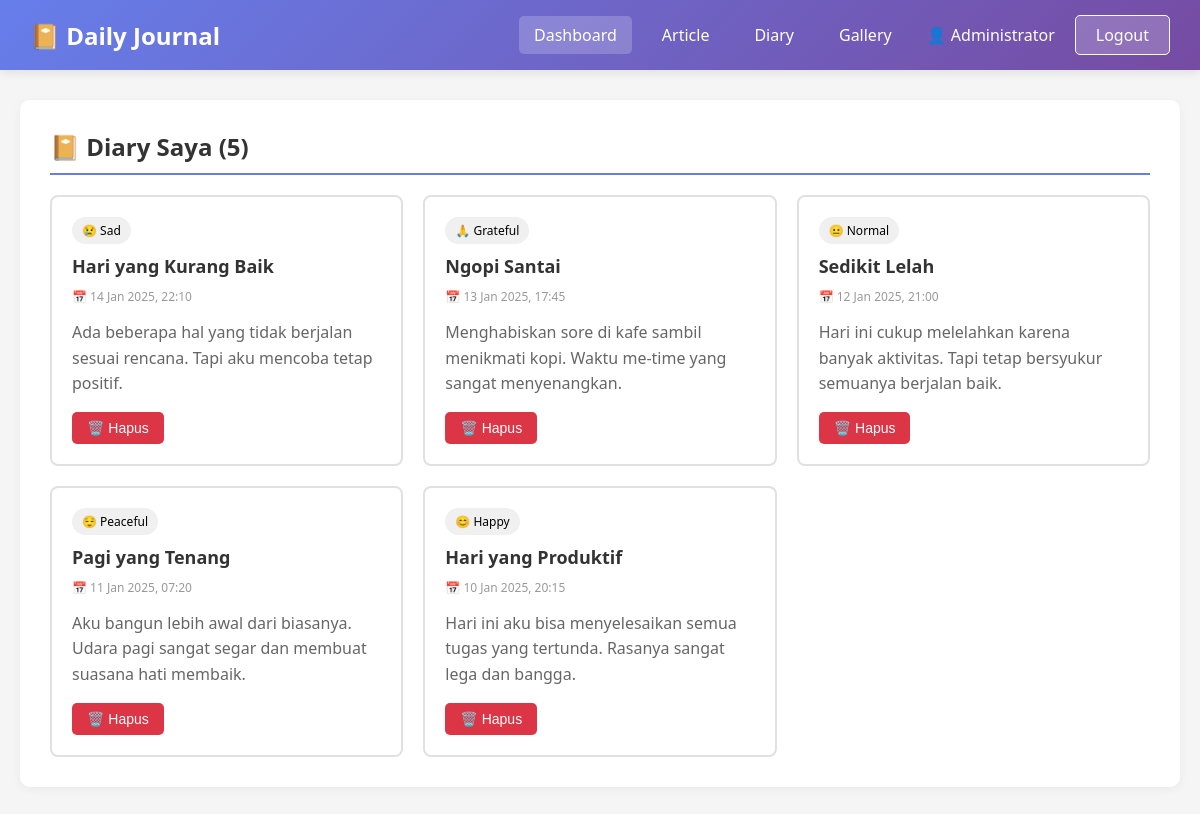
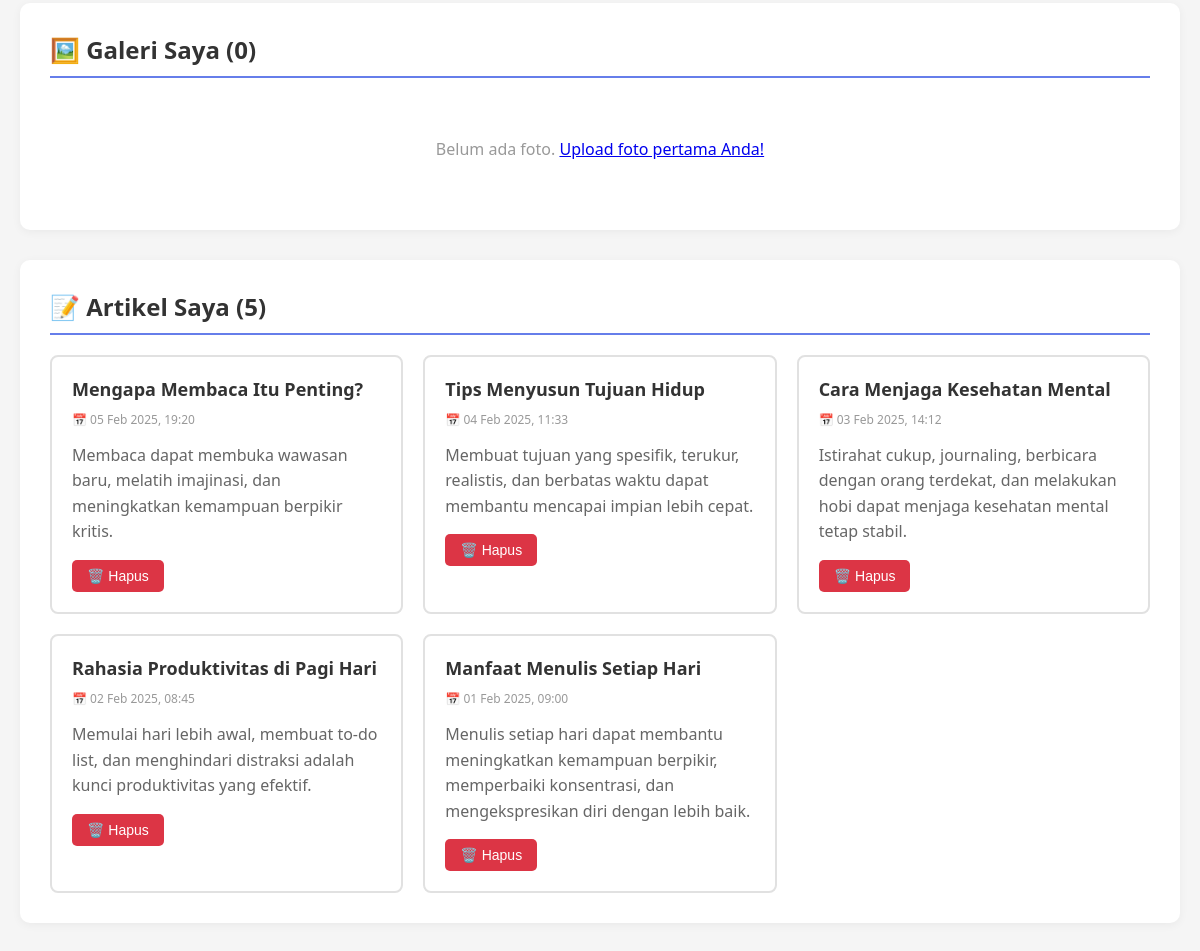
/dashboard.php (signed in), run on the app's committed database (2 pictures, top to bottom).
### tables this page shows
CREATE TABLE diary (
    id INT PRIMARY KEY AUTO_INCREMENT,
    user_id INT NOT NULL,
    title VARCHAR(255) NOT NULL,
    content TEXT NOT NULL,
    mood VARCHAR(50) DEFAULT 'Normal',
    created_at TIMESTAMP DEFAULT CURRENT_TIMESTAMP,
    FOREIGN KEY (user_id) REFERENCES users(id) ON DELETE CASCADE,
    INDEX idx_user_id (user_id),
    INDEX idx_created_at (created_at)
);

CREATE TABLE articles (
    id INT PRIMARY KEY AUTO_INCREMENT,
    user_id INT NOT NULL,
    title VARCHAR(255) NOT NULL,
    content TEXT NOT NULL,
    category VARCHAR(50) DEFAULT NULL,
    created_at TIMESTAMP DEFAULT CURRENT_TIMESTAMP,
    updated_at TIMESTAMP DEFAULT CURRENT_TIMESTAMP ON UPDATE CURRENT_TIMESTAMP,
    FOREIGN KEY (user_id) REFERENCES users(id) ON DELETE CASCADE,
    INDEX idx_user_id (user_id),
    INDEX idx_created_at (created_at)
);

### dashboard.php (the view, shortened to what this page needs)
<?php
require_once 'koneksi.php';
$user_id = $_SESSION['user_id'];
$full_name = $_SESSION['full_name'];
$diaries = [];
$stmt = $conn->prepare("SELECT id, title, content, mood, created_at FROM diary WHERE user_id = ? ORDER BY created_at DESC");
if ($stmt) {
    $stmt->bind_param("i", $user_id);
    $stmt->execute();
    $result = $stmt->get_result();
    $diaries = $result->fetch_all(MYSQLI_ASSOC);
}
$galleries = [];
$stmt = $conn->prepare("SELECT id, title, description, image_path, upload_date as created_at FROM gallery WHERE user_id = ? ORDER BY upload_date DESC");
if ($stmt) {
    $stmt->bind_param("i", $user_id);
    $stmt->execute();
    $result = $stmt->get_result();
    $galleries = $result->fetch_all(MYSQLI_ASSOC);
}
$articles = [];
$stmt = $conn->prepare("SELECT id, title, content, created_at, updated_at FROM articles WHERE user_id = ? ORDER BY created_at DESC");
if ($stmt) {
    $stmt->bind_param("i", $user_id);
    $stmt->execute();
    $result = $stmt->get_result();
    $articles = $result->fetch_all(MYSQLI_ASSOC);
}
function getMoodEmoji($mood) {
    $moods = [
        'Happy' => '😊',
        'Sad' => '😢',
        'Excited' => '🤩',
        'Angry' => '😠',
        'Normal' => '😐',
        'Grateful' => '🙏',
        'Anxious' => '😰',
        'Peaceful' => '😌'
    ];
    return $moods[$mood] ?? '😊';
}
?>
<!DOCTYPE html>
<html lang="id">
<head>
    <link rel="stylesheet" href="https://cdn.jsdelivr.net/npm/bootstrap-icons@1.11.1/font/bootstrap-icons.css">
</head>
<body>
    <div class="navbar">
        <h1>📔 Daily Journal</h1>
        <div class="navbar-right">
            <div class="nav-menu">
                <a href="dashboard.php" class="active">Dashboard</a>
                <a href="article.php">Article</a>
                <a href="diary.php">Diary</a>
                <a href="gallery.php">Gallery</a>
            </div>
            <div class="user-info">
                <span>👤 <?php echo htmlspecialchars($full_name); ?></span>
            </div>
            <a href="logout.php" class="btn-logout">Logout</a>
        </div>
    </div>
    <div class="container">
        <div class="section">
            <h2>📔 Diary Saya (<?php echo count($diaries); ?>)</h2>
            <?php if (empty($diaries)): ?>
            <div class="empty-state">
                <p>Belum ada diary. <a href="diary.php">Buat diary pertama Anda!</a></p>
            </div>
            <?php else: ?>
            <div class="content-grid">
                <?php foreach ($diaries as $diary): ?>
                <div class="content-card">
                    <div class="mood-badge"><?php echo getMoodEmoji($diary['mood']); ?> <?php echo htmlspecialchars($diary['mood']); ?></div>
                    <h3><?php echo htmlspecialchars($diary['title']); ?></h3>
                    <div class="content-meta">
                        📅 <?php echo date('d M Y, H:i', strtotime($diary['created_at'])); ?>
                    </div>
                    <p><?php echo nl2br(htmlspecialchars(substr($diary['content'], 0, 150))); ?><?php echo strlen($diary['content']) > 150 ? '...' : ''; ?></p>
                    <form method="POST" action="" style="display: inline;" onsubmit="return confirm('Yakin ingin menghapus diary ini?');">
                        <button type="submit" class="btn-delete">🗑️ Hapus</button>
                    </form>
                </div>
                <?php endforeach; ?>
            </div>
            <?php endif; ?>
        </div>
        <div class="section">
            <h2>🖼️ Galeri Saya (<?php echo count($galleries); ?>)</h2>
            <?php if (empty($galleries)): ?>
            <div class="empty-state">
                <p>Belum ada foto. <a href="gallery.php">Upload foto pertama Anda!</a></p>
            </div>
            <?php endif; ?>
        </div>
        <div class="section">
            <h2>📝 Artikel Saya (<?php echo count($articles); ?>)</h2>
            <?php if (empty($articles)): ?>
            <div class="empty-state">
                <p>Belum ada artikel. <a href="article.php">Buat artikel pertama Anda!</a></p>
            </div>
            <?php else: ?>
            <div class="content-grid">
                <?php foreach ($articles as $article): ?>
                <div class="content-card">
                    <h3><?php echo htmlspecialchars($article['title']); ?></h3>
                    <div class="content-meta">
                        📅 <?php echo date('d M Y, H:i', strtotime($article['created_at'])); ?>
                    </div>
                    <p><?php echo nl2br(htmlspecialchars(substr($article['content'], 0, 150))); ?><?php echo strlen($article['content']) > 150 ? '...' : ''; ?></p>
                    <form method="POST" action="" style="display: inline;" onsubmit="return confirm('Yakin ingin menghapus artikel ini?');">
                        <button type="submit" class="btn-delete">🗑️ Hapus</button>
                    </form>
                </div>
                <?php endforeach; ?>
            </div>
            <?php endif; ?>
        </div>
    </div>
</body>
</html>

### dashboard.php (style rules this page uses)
* { margin: 0; padding: 0; box-sizing: border-box; }
body { font-family: 'Segoe UI', Tahoma, Geneva, Verdana, sans-serif; background: #f5f5f5; }
.navbar { background: linear-gradient(135deg, #667eea 0%, #764ba2 100%); color: white; padding: 15px 30px; display: flex; justify-content: space-between; align-items: center; box-shadow: 0 2px 10px rgba(0, 0, 0, 0.1); }
.navbar h1 { font-size: 24px; }
.navbar-right { display: flex; align-items: center; gap: 20px; }
.nav-menu { display: flex; gap: 15px; }
.nav-menu a { color: white; text-decoration: none; padding: 8px 15px; border-radius: 5px; transition: background 0.3s; }
.nav-menu a:hover, .nav-menu a.active { background: rgba(255, 255, 255, 0.2); }
.user-info { display: flex; align-items: center; gap: 10px; }
.btn-logout { background: rgba(255, 255, 255, 0.2); color: white; padding: 8px 20px; border: 1px solid white; border-radius: 5px; text-decoration: none; transition: background 0.3s; }
.container { max-width: 1200px; margin: 30px auto; padding: 0 20px; }
.section { background: white; padding: 30px; border-radius: 10px; box-shadow: 0 2px 10px rgba(0, 0, 0, 0.05); margin-bottom: 30px; }
.section h2 { color: #333; margin-bottom: 20px; padding-bottom: 10px; border-bottom: 2px solid #667eea; }
.content-grid { display: grid; grid-template-columns: repeat(auto-fill, minmax(300px, 1fr)); gap: 20px; margin-top: 20px; }
.content-card { background: white; border: 2px solid #e1e1e1; border-radius: 8px; padding: 20px; transition: transform 0.2s, box-shadow 0.2s; }
.content-card h3 { color: #333; margin-bottom: 10px; font-size: 18px; }
.content-card p { color: #666; line-height: 1.6; margin-bottom: 15px; }
.content-meta { font-size: 12px; color: #999; margin-bottom: 15px; }
.mood-badge { display: inline-block; padding: 5px 10px; border-radius: 20px; font-size: 12px; margin-bottom: 10px; background: #f0f0f0; }
.btn-delete { background: #dc3545; color: white; padding: 8px 15px; border: none; border-radius: 5px; font-size: 14px; cursor: pointer; transition: background 0.3s; }
.empty-state { text-align: center; padding: 40px; color: #999; }

### data on the page
diary: mood "😢", mood "Sad", title "Hari yang Kurang Baik", created_at "14 Jan 2025, 22:10", content "Ada beberapa hal yang tidak berjalan sesuai rencana. Tapi aku mencoba tetap positif."
diary: mood "🙏", mood "Grateful", title "Ngopi Santai", created_at "13 Jan 2025, 17:45", content "Menghabiskan sore di kafe sambil menikmati kopi. Waktu me-time yang sangat menyenangkan."
diary: mood "😐", mood "Normal", title "Sedikit Lelah", created_at "12 Jan 2025, 21:00", content "Hari ini cukup melelahkan karena banyak aktivitas. Tapi tetap bersyukur semuanya berjalan baik."
diary: mood "😌", mood "Peaceful", title "Pagi yang Tenang", created_at "11 Jan 2025, 07:20", content "Aku bangun lebih awal dari biasanya. Udara pagi sangat segar dan membuat suasana hati membaik."
diary: mood "😊", mood "Happy", title "Hari yang Produktif", created_at "10 Jan 2025, 20:15", content "Hari ini aku bisa menyelesaikan semua tugas yang tertunda. Rasanya sangat lega dan bangga."
articles: title "Mengapa Membaca Itu Penting?", created_at "05 Feb 2025, 19:20", content "Membaca dapat membuka wawasan baru, melatih imajinasi, dan meningkatkan kemampuan berpikir kritis."
articles: title "Tips Menyusun Tujuan Hidup", created_at "04 Feb 2025, 11:33", content "Membuat tujuan yang spesifik, terukur, realistis, dan berbatas waktu dapat membantu mencapai impian lebih cepat."
articles: title "Cara Menjaga Kesehatan Mental", created_at "03 Feb 2025, 14:12", content "Istirahat cukup, journaling, berbicara dengan orang terdekat, dan melakukan hobi dapat menjaga kesehatan mental tetap stabil."
articles: title "Rahasia Produktivitas di Pagi Hari", created_at "02 Feb 2025, 08:45", content "Memulai hari lebih awal, membuat to-do list, dan menghindari distraksi adalah kunci produktivitas yang efektif."
articles: title "Manfaat Menulis Setiap Hari", created_at "01 Feb 2025, 09:00", content "Menulis setiap hari dapat membantu meningkatkan kemampuan berpikir, memperbaiki konsentrasi, dan mengekspresikan diri dengan lebih baik."

### other printed values
$full_name "Administrator"
count($diaries) "5"
count($galleries) "0"
count($articles) "5"
